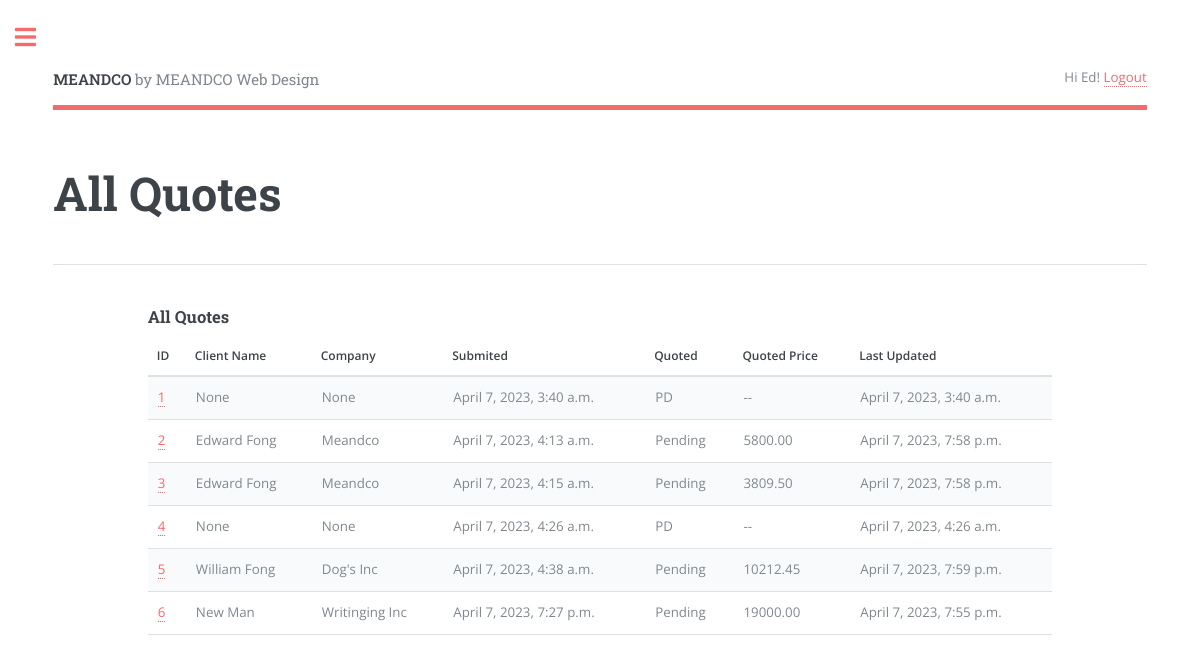
Before: /quotes/ (signed in) with the older database file.
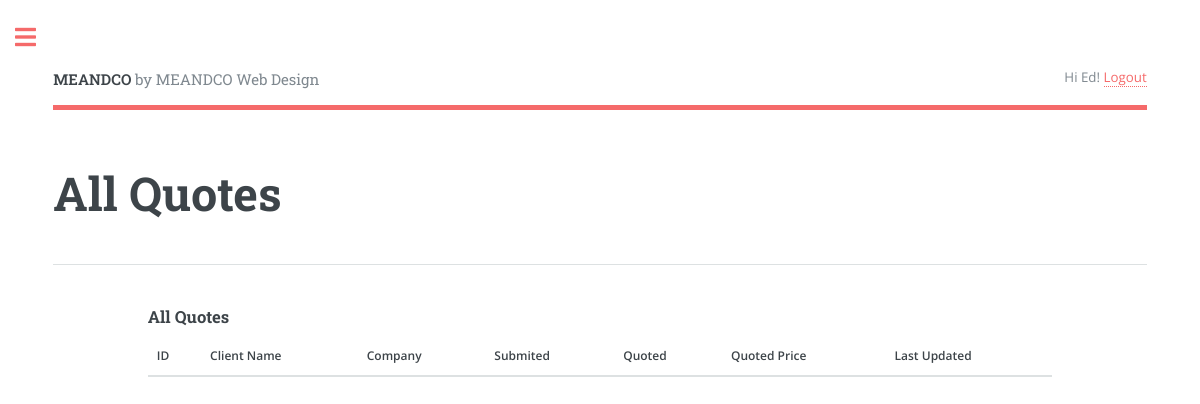
After: the same page with the newer database file.
### quote/models.py (models this page shows, shortened)
class Quote(models.Model):
    class Status(models.TextChoices):
        PENDING = 'Pending'
        REVIEWING = 'Reviewing'
        APPROVED = 'Approved'
    class Priority(models.TextChoices):
        URGENT  = 'UG', _('Urgent - 1 to week or less')
        NORMAL  = 'NM', _('Normal - 2 to 4 weeks')
        LOW     = 'LW', _('Low - Still Researching')
    name = models.CharField(max_length=250)
    position = models.CharField(max_length=250, null=True,
                                blank=True)
    company = models.CharField(max_length=250, null=True,
                               blank=True)
    address = models.CharField(max_length=250, null=True,
                               blank=True)
    phone = models.CharField(max_length=30)
    email = models.EmailField(max_length=250)
    web_address = models.CharField(max_length=250, null=True,
                                   blank=True)
    description = models.TextField()
    created = models.DateTimeField(auto_now_add=True)
    updated = models.DateTimeField(auto_now=True)
    stat = models.CharField(max_length=20,
                              choices=Status.choices,
                              default=Status.PENDING)
    priority = models.CharField(max_length=2,
                                choices=Priority.choices,
                                default=Priority.NORMAL)
    quoted_price = models.DecimalField(max_digits=250,decimal_places=2,
                                    null=True, blank=True)
    jobfile = models.FileField(upload_to="jobfiles/", null=True, blank=True)
    class Meta:
        ordering = ['created']
        indexes = [
            models.Index(fields=['created'])
        ]

### quote/views.py (the view)
# urls.py: path('quotes/', views.quotes_list, name='quotes_list'),
@login_required(login_url='login')
def quotes_list(request):
    quotes =  Quote.objects.all()
    context = {'quotes':quotes}
    return render(request, 'quote/quotes_list.html', context)

### quote/templates/quote/quotes_list.html (shortened to what this page needs)
{% extends "base.html" %}
{% block header %}All Quotes{% endblock %}
{% block content %}
  <h3>All Quotes</h3>
    <div class="table-wrapper">
        <table>
            <thead>
            <tr>
                <th>ID</th>
                <th>Client Name</th>
                <th>Company</th>
                <th>Submited</th>
                <th>Quoted</th>
                <th>Quoted Price</th>
                <th>Last Updated</th>
            </tr>
            </thead>
            <tbody>
            {% if quotes %}
            {% for q in quotes %}
                <tr>
                    <td><a href="{% url 'quote_detail' q.id %}">{{ q.id }}</a></td>
                    <td>{{ q.name }}</td>
                    <td>{{ q.company }} </td>
                    <td>{{ q.created }}</td>
                    <td>{{ q.stat }}</td>
                    <td>{% if q.quoted_price  %}{{ q.quoted_price }} {% else %}--{% endif %}</td>
                    <td>{{ q.updated }}</td>
                </tr>
            {% endfor %}
            {% endif %}
          </tbody>
        </table>
     </div>
{% endblock %}

### quote/templates/base.html (shortened to what this page needs)
{% load static %}
<!DOCTYPE html>
<html lang="en">
<head>
    <link href="{% static 'assets/css/main.css' %}" rel="stylesheet">
    <link rel="stylesheet" href="{% static 'assets/css/fontawesome-all.min.css' %}" />
</head>
<body>
    <body class="is-preload">
        <div id="wrapper">
            <div id="main">
              <div class="inner">
                  <header id="header">
                    <a href="{% url 'home' %}" class="logo"><strong>MEANDCO</strong> by MEANDCO Web Design</a>
                    <ul class="icons">
                      {% if request.user.is_authenticated %}
                      Hi {{ request.user.first_name|default:request.user.username|title }}! <a href="{% url 'logout' %}">Logout</a>
                      {% else %}
                      Not logged in. <a href="{% url 'login' %}">Log-in</a>
                      {% endif %}
                    </ul>
                  </header>
                  <section>
                    <header class="main">
                      <h1>{% block header %}{% endblock header %}</h1>
                    </header>
                    <hr class="major" />
                      <div class="row gtr-200">
                        <div class="col-1 col-12-medium">
                        </div>
                          <div class="col-10 col-12-medium">
                          {% block content %}
                          {% endblock %}
                        </div>
                      </div>
                  </section>
              </div>
            </div>
                      {% url 'quote' as url%}
                      {% url 'quotes_list' as list %}
                      {% url 'contact' as contact %}
        </div>
</body>
</html>

Changed rows visible on the page:
removed Quote: id "1", name "None", company "None", created "April 7, 2023, 3:40 a.m.", stat "PD", updated "April 7, 2023, 3:40 a.m."
removed Quote: id "2", name "Edward Fong", company "Meandco", created "April 7, 2023, 4:13 a.m.", stat "Pending", quoted_price "5800.00", updated "April 7, 2023, 7:58 p.m."
removed Quote: id "3", name "Edward Fong", company "Meandco", created "April 7, 2023, 4:15 a.m.", stat "Pending", quoted_price "3809.50", updated "April 7, 2023, 7:58 p.m."
removed Quote: id "4", name "None", company "None", created "April 7, 2023, 4:26 a.m.", stat "PD", updated "April 7, 2023, 4:26 a.m."
removed Quote: id "5", name "William Fong", company "Dog's Inc", created "April 7, 2023, 4:38 a.m.", stat "Pending", quoted_price "10212.45", updated "April 7, 2023, 7:59 p.m."
removed Quote: id "6", name "New Man", company "Writinging Inc", created "April 7, 2023, 7:27 p.m.", stat "Pending", quoted_price "19000.00", updated "April 7, 2023, 7:55 p.m."
